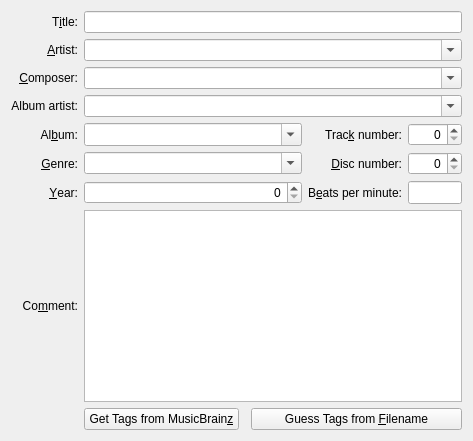
       <widget class="QWidget" name="tagsTab">
        <attribute name="title">
         <string>Ta&amp;gs</string>
        </attribute>
        <layout class="QGridLayout" name="gridLayout_3">
         <item row="0" column="0">
          <widget class="QLabel" name="textLabel1">
           <property name="text">
            <string>T&amp;itle:</string>
           </property>
           <property name="alignment">
            <set>Qt::AlignRight|Qt::AlignTrailing|Qt::AlignVCenter</set>
           </property>
           <property name="wordWrap">
            <bool>false</bool>
           </property>
           <property name="buddy">
            <cstring>kLineEdit_title</cstring>
           </property>
          </widget>
         </item>
         <item row="0" column="1" colspan="5">
          <widget class="QLineEdit" name="kLineEdit_title">
           <property name="sizePolicy">
            <sizepolicy hsizetype="Expanding" vsizetype="Preferred">
             <horstretch>0</horstretch>
             <verstretch>0</verstretch>
            </sizepolicy>
           </property>
          </widget>
         </item>
         <item row="1" column="0">
          <widget class="QLabel" name="textLabel1_2">
           <property name="text">
            <string>&amp;Artist:</string>
           </property>
           <property name="alignment">
            <set>Qt::AlignRight|Qt::AlignTrailing|Qt::AlignVCenter</set>
           </property>
           <property name="wordWrap">
            <bool>false</bool>
           </property>
           <property name="buddy">
            <cstring>kComboBox_artist</cstring>
           </property>
          </widget>
         </item>
         <item row="1" column="1" colspan="5">
          <widget class="KComboBox" name="kComboBox_artist">
           <property name="sizePolicy">
            <sizepolicy hsizetype="Expanding" vsizetype="Preferred">
             <horstretch>0</horstretch>
             <verstretch>0</verstretch>
            </sizepolicy>
           </property>
           <property name="editable">
            <bool>true</bool>
           </property>
           <property name="autoCompletion">
            <bool>false</bool>
           </property>
          </widget>
         </item>
         <item row="2" column="0">
          <widget class="QLabel" name="textLabel1_3_2">
           <property name="text">
            <string>&amp;Composer:</string>
           </property>
           <property name="alignment">
            <set>Qt::AlignRight|Qt::AlignTrailing|Qt::AlignVCenter</set>
           </property>
           <property name="wordWrap">
            <bool>false</bool>
           </property>
           <property name="buddy">
            <cstring>kComboBox_composer</cstring>
           </property>
          </widget>
         </item>
         <item row="2" column="1" colspan="5">
          <widget class="KComboBox" name="kComboBox_composer">
           <property name="sizePolicy">
            <sizepolicy hsizetype="Expanding" vsizetype="Preferred">
             <horstretch>0</horstretch>
             <verstretch>0</verstretch>
            </sizepolicy>
           </property>
           <property name="editable">
            <bool>true</bool>
           </property>
          </widget>
         </item>
         <item row="3" column="0">
          <widget class="QLabel" name="textLabel_albumArtist">
           <property name="text">
            <string>Album artist:</string>
           </property>
           <property name="alignment">
            <set>Qt::AlignRight|Qt::AlignTrailing|Qt::AlignVCenter</set>
           </property>
          </widget>
         </item>
         <item row="3" column="1" colspan="5">
          <widget class="KComboBox" name="kComboBox_albumArtist">
           <property name="sizePolicy">
            <sizepolicy hsizetype="Expanding" vsizetype="Preferred">
             <horstretch>0</horstretch>
             <verstretch>0</verstretch>
            </sizepolicy>
           </property>
           <property name="editable">
            <bool>true</bool>
           </property>
          </widget>
         </item>
         <item row="4" column="0">
          <widget class="QLabel" name="textLabel1_3">
           <property name="text">
            <string>Al&amp;bum:</string>
           </property>
           <property name="alignment">
            <set>Qt::AlignRight|Qt::AlignTrailing|Qt::AlignVCenter</set>
           </property>
           <property name="wordWrap">
            <bool>false</bool>
           </property>
           <property name="buddy">
            <cstring>kComboBox_album</cstring>
           </property>
          </widget>
         </item>
         <item row="4" column="1" colspan="3">
          <widget class="KComboBox" name="kComboBox_album">
           <property name="sizePolicy">
            <sizepolicy hsizetype="Expanding" vsizetype="Preferred">
             <horstretch>0</horstretch>
             <verstretch>0</verstretch>
            </sizepolicy>
           </property>
           <property name="editable">
            <bool>true</bool>
           </property>
           <property name="autoCompletion">
            <bool>false</bool>
           </property>
          </widget>
         </item>
         <item row="4" column="4">
          <widget class="QLabel" name="textLabel1_6_6">
           <property name="sizePolicy">
            <sizepolicy hsizetype="Preferred" vsizetype="Preferred">
             <horstretch>0</horstretch>
             <verstretch>0</verstretch>
            </sizepolicy>
           </property>
           <property name="text">
            <string>Trac&amp;k number:</string>
           </property>
           <property name="textFormat">
            <enum>Qt::PlainText</enum>
           </property>
           <property name="alignment">
            <set>Qt::AlignRight|Qt::AlignTrailing|Qt::AlignVCenter</set>
           </property>
           <property name="wordWrap">
            <bool>false</bool>
           </property>
           <property name="buddy">
            <cstring>qSpinBox_track</cstring>
           </property>
          </widget>
         </item>
         <item row="4" column="5">
          <widget class="ClearSpinBox" name="qSpinBox_track">
           <property name="sizePolicy">
            <sizepolicy hsizetype="Preferred" vsizetype="Preferred">
             <horstretch>0</horstretch>
             <verstretch>0</verstretch>
            </sizepolicy>
           </property>
           <property name="alignment">
            <set>Qt::AlignRight|Qt::AlignTrailing|Qt::AlignVCenter</set>
           </property>
           <property name="keyboardTracking">
            <bool>true</bool>
           </property>
           <property name="maximum">
            <number>3000</number>
           </property>
          </widget>
         </item>
         <item row="5" column="0">
          <widget class="QLabel" name="textLabel1_4">
           <property name="text">
            <string>&amp;Genre:</string>
           </property>
           <property name="alignment">
            <set>Qt::AlignRight|Qt::AlignTrailing|Qt::AlignVCenter</set>
           </property>
           <property name="wordWrap">
            <bool>false</bool>
           </property>
           <property name="buddy">
            <cstring>kComboBox_genre</cstring>
           </property>
          </widget>
         </item>
         <item row="5" column="1" colspan="3">
          <widget class="KComboBox" name="kComboBox_genre">
           <property name="sizePolicy">
            <sizepolicy hsizetype="Expanding" vsizetype="Fixed">
             <horstretch>0</horstretch>
             <verstretch>0</verstretch>
            </sizepolicy>
           </property>
           <property name="editable">
            <bool>true</bool>
           </property>
           <property name="autoCompletion">
            <bool>false</bool>
           </property>
          </widget>
         </item>
         <item row="5" column="4">
          <widget class="QLabel" name="textLabel1_3_2_2">
           <property name="sizePolicy">
            <sizepolicy hsizetype="Preferred" vsizetype="Preferred">
             <horstretch>0</horstretch>
             <verstretch>0</verstretch>
            </sizepolicy>
           </property>
           <property name="text">
            <string>&amp;Disc number:</string>
           </property>
           <property name="alignment">
            <set>Qt::AlignRight|Qt::AlignTrailing|Qt::AlignVCenter</set>
           </property>
           <property name="wordWrap">
            <bool>false</bool>
           </property>
           <property name="buddy">
            <cstring>qSpinBox_discNumber</cstring>
           </property>
          </widget>
         </item>
         <item row="5" column="5">
          <widget class="ClearSpinBox" name="qSpinBox_discNumber">
           <property name="sizePolicy">
            <sizepolicy hsizetype="Preferred" vsizetype="Preferred">
             <horstretch>0</horstretch>
             <verstretch>0</verstretch>
            </sizepolicy>
           </property>
           <property name="alignment">
            <set>Qt::AlignRight|Qt::AlignTrailing|Qt::AlignVCenter</set>
           </property>
           <property name="keyboardTracking">
            <bool>true</bool>
           </property>
           <property name="maximum">
            <number>3000</number>
           </property>
          </widget>
         </item>
         <item row="6" column="0">
          <widget class="QLabel" name="textLabel1_5">
           <property name="text">
            <string>&amp;Year:</string>
           </property>
           <property name="alignment">
            <set>Qt::AlignRight|Qt::AlignTrailing|Qt::AlignVCenter</set>
           </property>
           <property name="wordWrap">
            <bool>false</bool>
           </property>
           <property name="buddy">
            <cstring>qSpinBox_year</cstring>
           </property>
          </widget>
         </item>
         <item row="6" column="1" colspan="3">
          <widget class="ClearSpinBox" name="qSpinBox_year">
           <property name="sizePolicy">
            <sizepolicy hsizetype="Expanding" vsizetype="Fixed">
             <horstretch>0</horstretch>
             <verstretch>0</verstretch>
            </sizepolicy>
           </property>
           <property name="alignment">
            <set>Qt::AlignRight|Qt::AlignTrailing|Qt::AlignVCenter</set>
           </property>
           <property name="keyboardTracking">
            <bool>true</bool>
           </property>
           <property name="maximum">
            <number>3000</number>
           </property>
          </widget>
         </item>
         <item row="6" column="4">
          <widget class="QLabel" name="textLabel_BPM">
           <property name="sizePolicy">
            <sizepolicy hsizetype="Preferred" vsizetype="Preferred">
             <horstretch>0</horstretch>
             <verstretch>0</verstretch>
            </sizepolicy>
           </property>
           <property name="text">
            <string>B&amp;eats per minute:</string>
           </property>
           <property name="alignment">
            <set>Qt::AlignRight|Qt::AlignTrailing|Qt::AlignVCenter</set>
           </property>
           <property name="buddy">
            <cstring>kLineEdit_Bpm</cstring>
           </property>
          </widget>
         </item>
         <item row="6" column="5">
          <widget class="QLineEdit" name="kLineEdit_Bpm">
           <property name="enabled">
            <bool>true</bool>
           </property>
           <property name="sizePolicy">
            <sizepolicy hsizetype="Preferred" vsizetype="Preferred">
             <horstretch>0</horstretch>
             <verstretch>0</verstretch>
            </sizepolicy>
           </property>
           <property name="alignment">
            <set>Qt::AlignRight|Qt::AlignTrailing|Qt::AlignVCenter</set>
           </property>
          </widget>
         </item>
         <item row="7" column="0">
          <widget class="QLabel" name="textLabel_comment">
           <property name="text">
            <string>Co&amp;mment:</string>
           </property>
           <property name="textFormat">
            <enum>Qt::PlainText</enum>
           </property>
           <property name="alignment">
            <set>Qt::AlignRight|Qt::AlignTrailing|Qt::AlignVCenter</set>
           </property>
           <property name="wordWrap">
            <bool>false</bool>
           </property>
           <property name="textInteractionFlags">
            <set>Qt::TextSelectableByKeyboard</set>
           </property>
           <property name="buddy">
            <cstring>qPlainTextEdit_comment</cstring>
           </property>
          </widget>
         </item>
         <item row="7" column="1" colspan="5">
          <widget class="QPlainTextEdit" name="qPlainTextEdit_comment"/>
         </item>
         <item row="8" column="1">
          <widget class="QPushButton" name="pushButton_musicbrainz">
           <property name="sizePolicy">
            <sizepolicy hsizetype="Expanding" vsizetype="Preferred">
             <horstretch>3</horstretch>
             <verstretch>0</verstretch>
            </sizepolicy>
           </property>
           <property name="text">
            <string>Get Tags from MusicBrain&amp;z</string>
           </property>
          </widget>
         </item>
         <item row="8" column="3" colspan="3">
          <widget class="QPushButton" name="pushButton_guessTags">
           <property name="sizePolicy">
            <sizepolicy hsizetype="Expanding" vsizetype="Preferred">
             <horstretch>1</horstretch>
             <verstretch>0</verstretch>
            </sizepolicy>
           </property>
           <property name="text">
            <string>Guess Tags from &amp;Filename</string>
           </property>
          </widget>
         </item>
        </layout>
       </widget>
